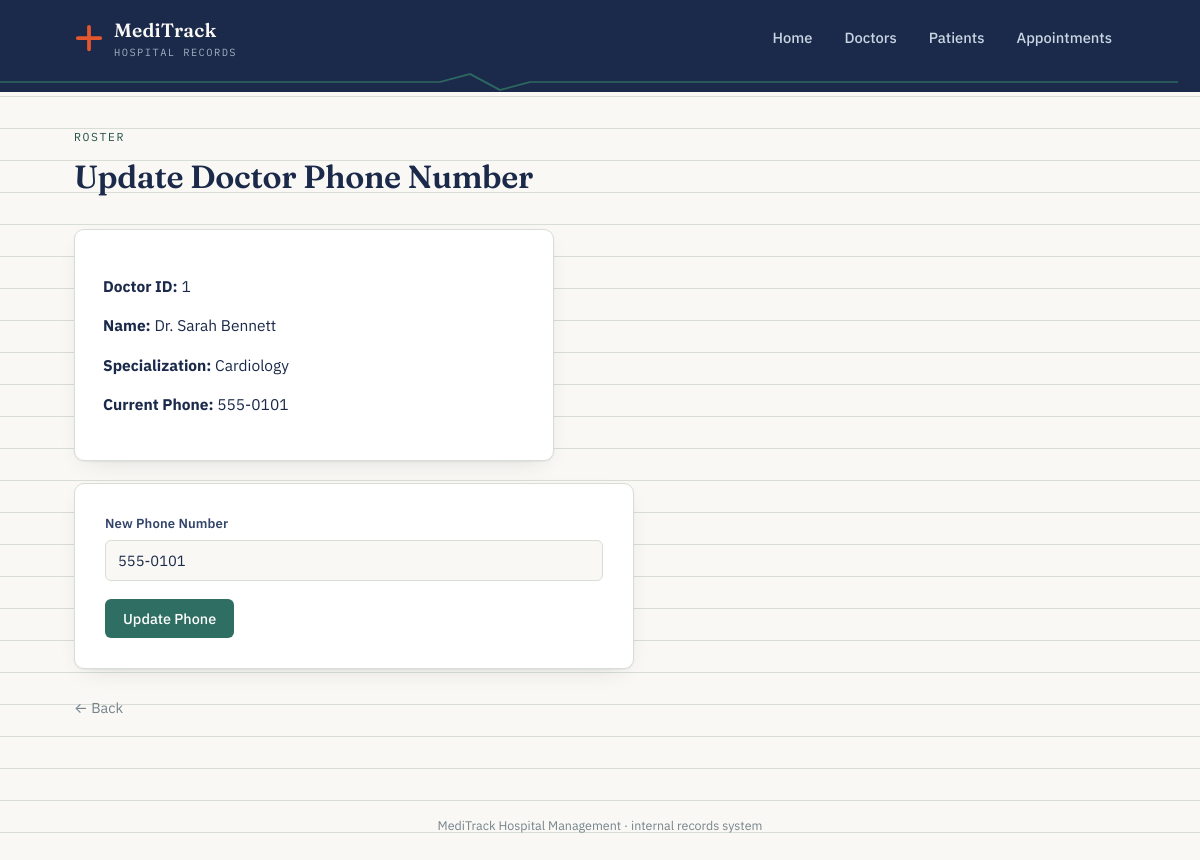
The app's page /update_doctor_phone.php?id=1 with its own data.
### tables this page shows
CREATE TABLE doctors (
    doctor_id       INT AUTO_INCREMENT PRIMARY KEY,
    full_name       VARCHAR(100)  NOT NULL,
    specialization  VARCHAR(100)  NOT NULL,
    phone           VARCHAR(20)   NOT NULL,
    email           VARCHAR(150)  NOT NULL,
    created_at      TIMESTAMP     DEFAULT CURRENT_TIMESTAMP,
    UNIQUE KEY uq_doctors_email (email)
);

### update_doctor_phone.php (the view, shortened to what this page needs)
<?php
include 'db.php';
$doctor_id = isset($_GET['id']) ? (int)$_GET['id'] : 0;
$doctor = null;
if ($doctor_id > 0) {
    $get_sql = "SELECT doctor_id, full_name, specialization, phone, email FROM doctors WHERE doctor_id = $doctor_id";
    $get_result = mysqli_query($conn, $get_sql);
    if (mysqli_num_rows($get_result) > 0) {
        $doctor = mysqli_fetch_assoc($get_result);
    }
}
include 'header.php';
?>
<div class="page-header">
    <p class="eyebrow">Roster</p>
    <h1>Update Doctor Phone Number</h1>
</div>
<?php
if ($doctor) {
    echo "<div class='panel' style='max-width:480px; margin-bottom:22px;'>";
    echo "<p><strong>Doctor ID:</strong> <span class='mono'>" . $doctor['doctor_id'] . "</span></p>";
    echo "<p><strong>Name:</strong> " . $doctor['full_name'] . "</p>";
    echo "<p><strong>Specialization:</strong> " . $doctor['specialization'] . "</p>";
    echo "<p><strong>Current Phone:</strong> " . $doctor['phone'] . "</p>";
    echo "</div>";
    echo "<div class='form-card'>";
    echo "<form method='POST'>";
    echo "<div class='field'>";
    echo "<label>New Phone Number</label>";
    echo "<input type='text' name='phone' value='" . $doctor['phone'] . "' required>";
    echo "</div>";
    echo "<button type='submit'>Update Phone</button>";
    echo "</form>";
    echo "</div>";
} else {
    echo "<div class='alert alert-error'>Doctor not found!</div>";
}
?>
<a href="doctors.php" class="back-link">← Back</a>
<?php include 'footer.php'; ?>

### style.css (style rules this page uses)
:root { --ink: #1B2A4A; --ink-soft: #33456B; --paper: #FAF8F4; --panel: #FFFFFF; --teal: #2F6F63; --teal-dark: #215046; --teal-tint: #E6EFEC; --coral: #E4572E; --coral-tint: #FCE7E0; --sage: #E7ECE4; --line: #D8DED6; --gray: #74838C; --amber: #B8862B; --amber-tint: #FBF1DE; --radius: 10px; --shadow: 0 1px 2px rgba(27,42,74,0.06), 0 8px 24px -12px rgba(27,42,74,0.18); }
* { box-sizing: border-box; }
html { scroll-behavior: smooth; }
body { margin: 0; background: var(--paper); background-image: linear-gradient(var(--line) 1px, transparent 1px); background-size: 100% 32px; background-attachment: local; color: var(--ink); font-family: 'IBM Plex Sans', -apple-system, sans-serif; font-size: 15.5px; line-height: 1.55; -webkit-font-smoothing: antialiased; }
h1, h2, h3 { font-family: 'Fraunces', Georgia, serif; font-weight: 600; color: var(--ink); letter-spacing: -0.01em; margin: 0 0 0.5em 0; }
h1 { font-size: 2rem; }
a { color: var(--teal-dark); }
code, .mono, td.mono, .id-col { font-family: 'IBM Plex Mono', monospace; }
.eyebrow { font-family: 'IBM Plex Mono', monospace; font-size: 0.72rem; letter-spacing: 0.14em; text-transform: uppercase; color: var(--teal-dark); margin: 0 0 6px 0; }
.page-header { margin-bottom: 28px; }
.back-link { display: inline-block; margin-top: 28px; font-size: 0.9rem; color: var(--gray); text-decoration: none; }
.panel { background: var(--panel); border: 1px solid var(--line); border-radius: var(--radius); box-shadow: var(--shadow); padding: 28px; }
.btn, button, input[type="submit"] { font-family: 'IBM Plex Sans', sans-serif; font-size: 0.9rem; font-weight: 500; border: none; border-radius: 6px; padding: 10px 18px; background: var(--teal); color: #fff; cursor: pointer; text-decoration: none; display: inline-block; transition: background 0.15s; }
.form-card { background: var(--panel); border: 1px solid var(--line); border-radius: var(--radius); box-shadow: var(--shadow); padding: 30px; max-width: 560px; }
.field { margin-bottom: 18px; }
.field label { display: block; font-size: 0.82rem; font-weight: 600; color: var(--ink-soft); margin-bottom: 6px; letter-spacing: 0.01em; }
input[type="text"], input[type="email"], input[type="date"], input[type="time"], input[type="search"], select { width: 100%; padding: 10px 12px; border: 1px solid var(--line); border-radius: 6px; background: var(--paper); font-family: 'IBM Plex Sans', sans-serif; font-size: 0.92rem; color: var(--ink); }

### records on screen
doctors: doctor_id "1", full_name "Dr. Sarah Bennett", specialization "Cardiology", phone "555-0101"
